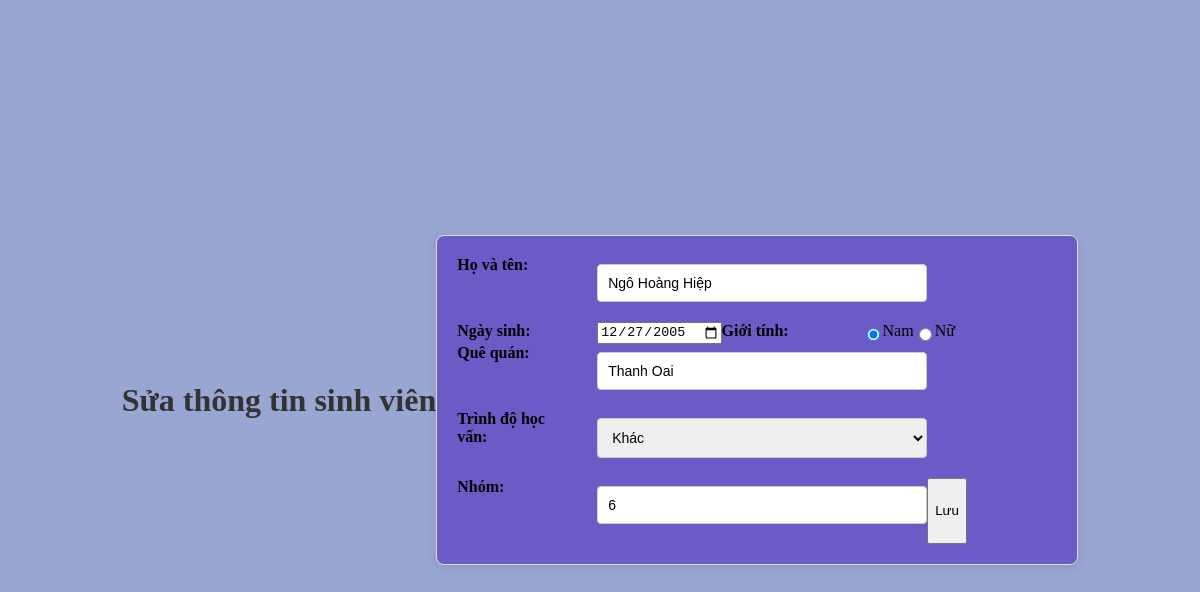
/chinhsua.php?id=1, run on the app's committed database.
### tables this page shows
CREATE TABLE `table_students` (
  `id` int(50) NOT NULL,
  `fullname` varchar(250) NOT NULL,
  `dob` date NOT NULL,
  `gender` int(10) NOT NULL,
  `hometown` varchar(250) NOT NULL,
  `level` int(10) NOT NULL,
  `group_id` int(10) NOT NULL
);

### chinhsua.php (the view, shortened to what this page needs)
<?php
include 'connect.php';
$id = $_GET['id'];
$sql = "SELECT * FROM table_students WHERE id = $id";
$result = $conn->query($sql);
if ($result->num_rows > 0) {
    $student = $result->fetch_assoc();
} else {
    echo "Không tìm thấy sinh viên!";
    exit;
}
?>
<!DOCTYPE html>
<html>
<head>
   <link rel="stylesheet" href="chinhsua.css">
</head>
<body>
    <h1>Sửa thông tin sinh viên</h1>
    <form method="POST">
        <label>Họ và tên:</label>
        <input type="text" name="fullname" value="<?= $student['fullname'] ?>" required><br>
        <label>Ngày sinh:</label>
        <input type="date" name="dob" value="<?= date('Y-m-d', strtotime($student['dob'])) ?>" required><br>
        <label>Giới tính:</label>
        <input type="radio" name="gender" value="1" <?= $student['gender'] == 1 ? 'checked' : '' ?>> Nam
        <input type="radio" name="gender" value="0" <?= $student['gender'] == 0 ? 'checked' : '' ?>> Nữ<br>
        <label>Quê quán:</label>
        <input type="text" name="hometown" value="<?= $student['hometown'] ?>" required><br>
        <label>Trình độ học vấn:</label>
        <select name="level" required>
            <option value="3" <?= $student['level'] == 3 ? 'selected' : '' ?>>Khác</option>
        </select><br>
        <label>Nhóm:</label>
        <input type="number" name="group_id" value="<?= $student['group_id'] ?>" required><br>
        <button type="submit">Lưu</button>
    </form>
</body>
</html>

### chinhsua.css (style rules this page uses)
body { font-family:Georgia, 'Times New Roman', Times, serif; margin: 0; padding: 0; background-color: rgb(154, 166, 210); display: flex; justify-content: center; align-items: center; height: 100vh; }
form { background-color: #6b5bc6; border: 1px solid #ddd; padding: 20px; border-radius: 8px; width: 600px; box-shadow: 0 2px 10px rgba(0, 0, 0, 0.1); display: flex; flex-wrap: wrap; }
h1 { text-align:center; color: #333; margin-bottom: 20px; }
label { width: 20%; margin-right: 20px; font-weight: bold; }
input[type="text"], input[type="datetime-local"], input[type="number"], select { width: 55%; padding: 10px; margin: 8px 0 20px 0; border: 1px solid #ccc; border-radius: 4px; font-size: 14px; box-sizing: border-box; }

### data on the page
table_students: fullname "Ngô Hoàng Hiệp", dob "12/27/2005", gender "☑", hometown "Thanh Oai", level "Khác", group_id "6"
